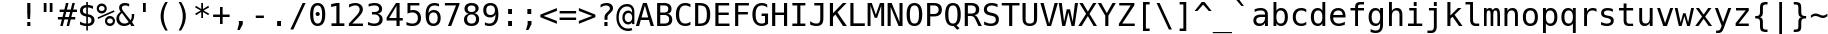

Write Python code to recreate this figure.
#!/usr/bin/env python3

import matplotlib as mpl
mpl.use("Agg")
import matplotlib.pyplot as plt
import io
import numpy as np

def HideAxis(ax):
    ax.spines['top'].set_visible(False)
    ax.spines['right'].set_visible(False)
    ax.spines['bottom'].set_visible(False)
    ax.spines['left'].set_visible(False)
    plt.setp(ax.get_xticklabels(), visible=False)
    plt.setp(ax.get_yticklabels(), visible=False)
    ax.tick_params(axis='both', which='both', length=0)


def DrawToArray(fig, **kwargs):
    buf = io.BytesIO()
    fig.savefig(buf, format='raw', **kwargs)
    buf.seek(0)
    img = np.reshape(np.frombuffer(buf.getvalue(), dtype=np.uint8),
                     newshape=(int(fig.bbox.height), int(fig.bbox.width), -1))
    buf.close()
    return img

dpi = 200
fontsize_px = 32
fontsize_in = fontsize_px / dpi
fontsize_pt = fontsize_in * 72.

figsize = [20, 1]
fig = plt.figure(dpi=dpi, figsize=figsize)

ax = plt.Axes(fig, [0., 0.] + figsize)
fig.add_axes(ax)
ax.set_xlim(0, figsize[0])
ax.set_ylim(0, figsize[1])
HideAxis(ax)

chars = ''.join(chr(i) for i in range(0x20, 0x7f))
print("{:} characters".format(len(chars)))

text = ax.text(0, 0, chars, fontfamily="Dejavu Sans Mono", fontsize=fontsize_pt)

bbox = text.get_tightbbox(fig.canvas.get_renderer())
bboxi = mpl.transforms.Bbox.from_bounds(bbox.x0 / dpi, bbox.y0 / dpi,
                                        bbox.width / dpi, bbox.height / dpi)
print(bbox.width, bbox.height)
print("character size: ", bbox.width / len(chars), bbox.height)

fig.bbox = bbox
fig.savefig("font.png", bbox_inches=bboxi)
img = DrawToArray(fig, bbox_inches=bboxi)
print(img.shape)

img.tofile("font.data")

with open("font.size", 'w') as f:
    # size_x size_y stride_x
    f.write("{:} {:} {:}".format(img.shape[1], img.shape[0],
                                 img.shape[1] / len(chars)))
